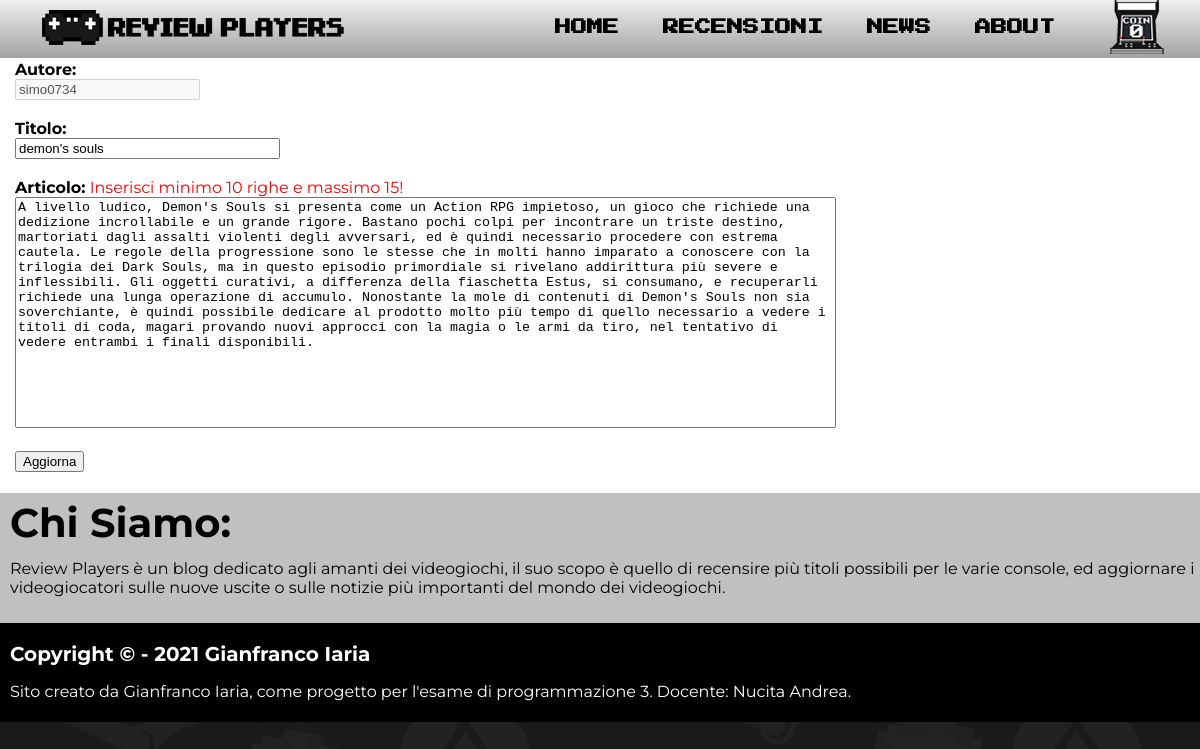
The app's page /include/aggiornamento/aggiornarecensione.php?id=2 (signed in) with its own data.
### tables this page shows
CREATE TABLE `recensioni` (
  `rec_id` int(11) NOT NULL,
  `rec_autore` varchar(40) NOT NULL DEFAULT '',
  `rec_titolo` varchar(100) NOT NULL DEFAULT '',
  `rec_articolo` text NOT NULL,
  `rec_immagini` varchar(200) DEFAULT NULL,
  `rec_data` date DEFAULT NULL
);

### include/aggiornamento/aggiornarecensione.php (the view, shortened to what this page needs)
<!DOCTYPE html>
<html lang="it">
 <head>
    <link rel="stylesheet" type="text/css" href="../../css/styleaggiornamento.css?version=1.4"/>
    <link rel="stylesheet" media="screen and (max-width:655px)" href="../../css/mobile.css?version=1.0">
</head>
 <body>
    <header>
        <div class="logo">
            <a href="../../index.php"><img src="../../images/logo.png" alt="logo"/></a>
        </div>
        <nav>
            <ul>
                <li><a href="../../index.php">HOME</a></li>
                <li><a href="../../pagine/recensioni.php">RECENSIONI</a></li>
                <li><a href="../../pagine/news.php">NEWS</a></li>
                <li><a href="#chisiamo">ABOUT</a></li>
            </ul>
        </nav>
        <div class="admin">
            <a href="../../pagine/accesso.php"><img src="../../images/admin1.png" onmouseover="src='../../images/out.png'" onmouseout="src='../../images/admin1.png'"></a>
        </div>
    </header>
    <div class="content">
        <?php
            include('../dbconfig.php');
            $id = $_GET['id'];
                ?> <script> alert("Non hai l'autorizzazione per accedere a questa pagina! Prima devi effettuare il login!"); window.location = "../../pagine/accesso.php"; </script> <?php
            $sqlmod = "SELECT * FROM recensioni WHERE rec_id='$id'";
            $risultatiagg = mysqli_query($connection,$sqlmod) or die(mysqli_error($connection));
            if (mysqli_num_rows($risultatiagg) > 0) {
            while($row = mysqli_fetch_assoc($risultatiagg)) {
                if(isset($_POST['aggiorna'])) {
                    $newtitolo = addslashes($_POST['titolo']);
                    $newarticolo = addslashes($_POST['articolo']);
                    $parolerec = strlen($newarticolo);
                    if (empty($newarticolo)) {
                        echo ("<script LANGUAGE='JavaScript'> window.alert('Non puoi lasciare campi vuoti!'); window.location.href='../../pagine/recensioni.php'; </script>");
                    } else if($parolerec < 776){
                        echo ("<script LANGUAGE='JavaScript'> window.alert('Inserisci minimo 10 righe!'); window.location.href='../../pagine/recensioni.php'; </script>");
                    } else{
                        $sqlaggiornarec = "UPDATE `recensioni` SET `rec_titolo` = '$newtitolo', `rec_articolo` = '$newarticolo' WHERE `rec_id`='$id'";
                        $risultatiagg = mysqli_query($connection,$sqlaggiornarec) or die(mysqli_error($connection));
                        if($risultatiagg) {
                            header("Location: ../../pagine/recensioni.php");
                        }
                    }
                } else{
                    ?>
                    <form action="" method="post">
                    <b>Autore:</b><br>
                    <input name="autore" type="text" size="20" value="<?php echo $row["rec_autore"];?>" disabled="disabled"> <br><br>
                    <b>Titolo:</b><br>
                    <input name="titolo" value="<?php echo $row["rec_titolo"];?>" type="text" size="30"> <br><br>
                    <b>Articolo:</b> <font color="red"> Inserisci minimo 10 righe e massimo 15! </font> <br>
                    <textarea name="articolo" cols="100" rows="15" maxlength="1091"><?php echo $row["rec_articolo"];?></textarea> <br><br>
                    <input class="agg" onclick="return(confirm('Sei sicuro di voler applicare le modifiche?'))" type="submit" name="aggiorna" value="Aggiorna"> <br><br>
                    </form>
                    <?php
                }
            }
        }
        ?>
    </div>
    <footer id="footer1">
        <div id="chisiamo">
            <h1 id="titolo1">Chi Siamo:</h1>
            <p class="info1">Review Players è un blog dedicato agli amanti dei videogiochi, il suo scopo è quello di recensire più titoli possibili per le varie console, ed aggiornare i videogiocatori sulle nuove uscite o sulle notizie più importanti del mondo dei videogiochi.</p>
        </div>
    </footer>
    <footer id="footer2">
        <h1 id="titolo2">Copyright &copy - 2021 Gianfranco Iaria</h1>
        <p class="info2">Sito creato da Gianfranco Iaria, come progetto per l'esame di programmazione 3. Docente: Nucita Andrea.</p>
    </footer>
 </body>
</html>

### css/styleaggiornamento.css (style rules this page uses)
body { box-sizing: border-box; margin: 0; padding: 0; background-image: url('../images/sfondobody.png'); background-image: no-repeat; background-attachment: fixed; }
header { top: 0; position: sticky; display: flex; justify-content: flex-end; align-items: center; padding: 0px 3%; background: linear-gradient(to bottom, #efefef 0%, #a2a2a2 100%); min-width: 100px; font-weight: bold; }
nav ul li a { font-family: 'Press Start 2P', cursive; text-decoration: none; color: black; }
nav ul li a { transition: all 0.3s ease 0s; }
nav ul { list-style: none; }
nav ul li { display: inline-block; padding: 0px 20px; }
.logo { margin-right: auto; }
.admin { margin-left: 35px; }
.content { width: 1200px; max-width: 100%; margin: auto; padding: 2px 0px; background: white; font-family: 'Montserrat', sans-serif; word-wrap: break-word; }
input { margin-left: 15px; }
textarea { margin-left: 15px; resize: none; }
b { padding-left: 15px; }
input.agg { cursor: pointer; }
#footer1 { background: #C0C0C0; font-family: 'Montserrat', sans-serif; margin: auto; padding: 5px 0px; width: 1200px; max-width: 100%; }
h1#titolo1 { margin-top: 0px; color: black; font-size: 40px; font-weight: bold; padding-left: 10px; }
p.info1 { margin-top: -15px; padding-left: 10px; margin-bottom: 30px; }
#footer2 { background: black; font-family: 'Montserrat', sans-serif; margin: auto; padding: 5px 0; width: 1200px; max-width: 100%; margin-top: -0.7%; }
h1#titolo2 { color: white; font-weight: bold; padding-left: 10px; font-size: 20px; }
p.info2 { color: white; padding-left: 10px; }

### css/mobile.css (style rules this page uses)
header { top: 0; position: sticky; display: flex; padding: 0px 3%; background: linear-gradient(to bottom, #efefef 0%, #a2a2a2 100%); font-weight: bold; }
nav { position: relative; left: 25px; }
.logo img { width: 130%; }
.logo { position: relative; }

### records on screen
recensioni: autore "simo0734", titolo "demon's souls", articolo "A livello ludico, Demon's Souls si presenta come un Action RPG impietoso, un gioco che richiede una dedizione incrollabile e un grande rigore. Bastano pochi colpi per incontrare un triste destino, martoriati dagli assalti violenti degli avversari, ed è quindi necessario procedere con estrema cautela. Le regole della progressione sono le stesse che in molti hanno imparato a conoscere con la trilogia dei Dark Souls, ma in questo episodio primordiale si rivelano addirittura più severe e inflessibili. Gli oggetti curativi, a differenza della fiaschetta Estus, si consumano, e recuperarli richiede una lunga operazione di accumulo. Nonostante la mole di contenuti di Demon's Souls non sia…"
